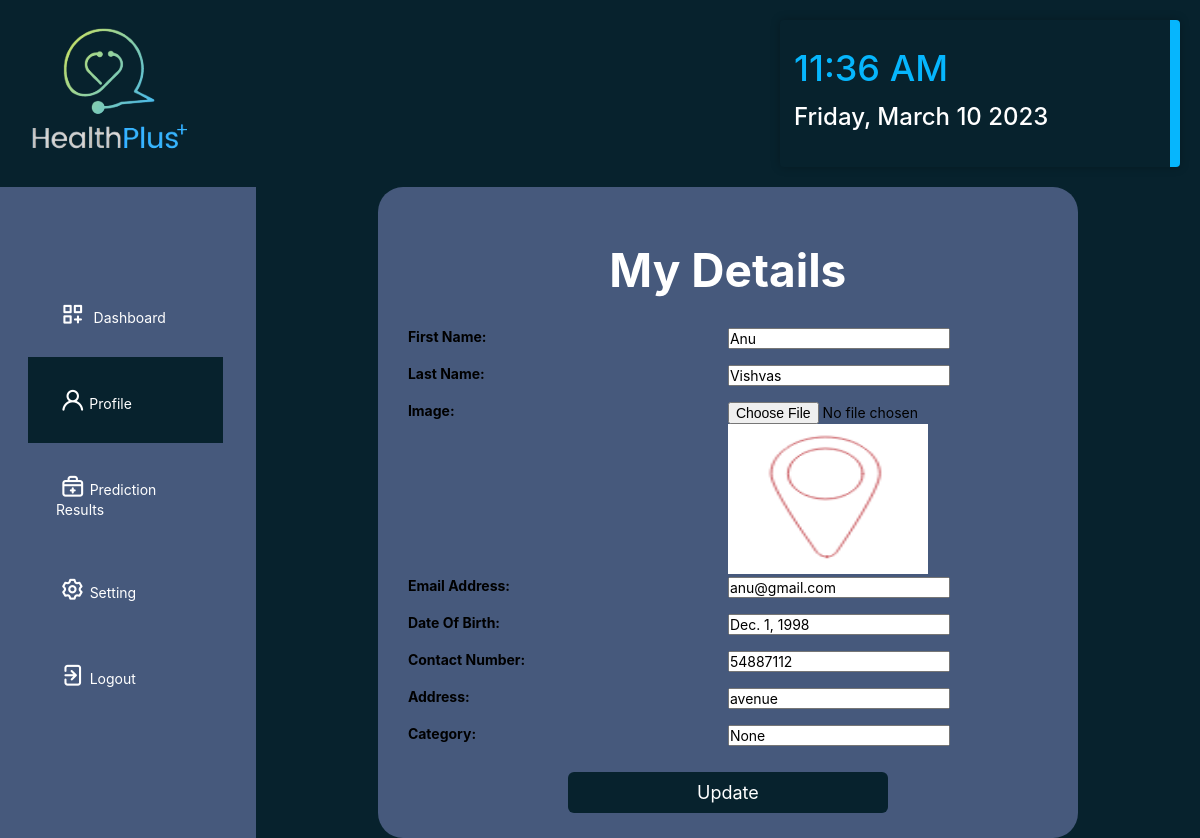
/doctor_edit_profile (signed in), run on an earlier commit of the app's database.
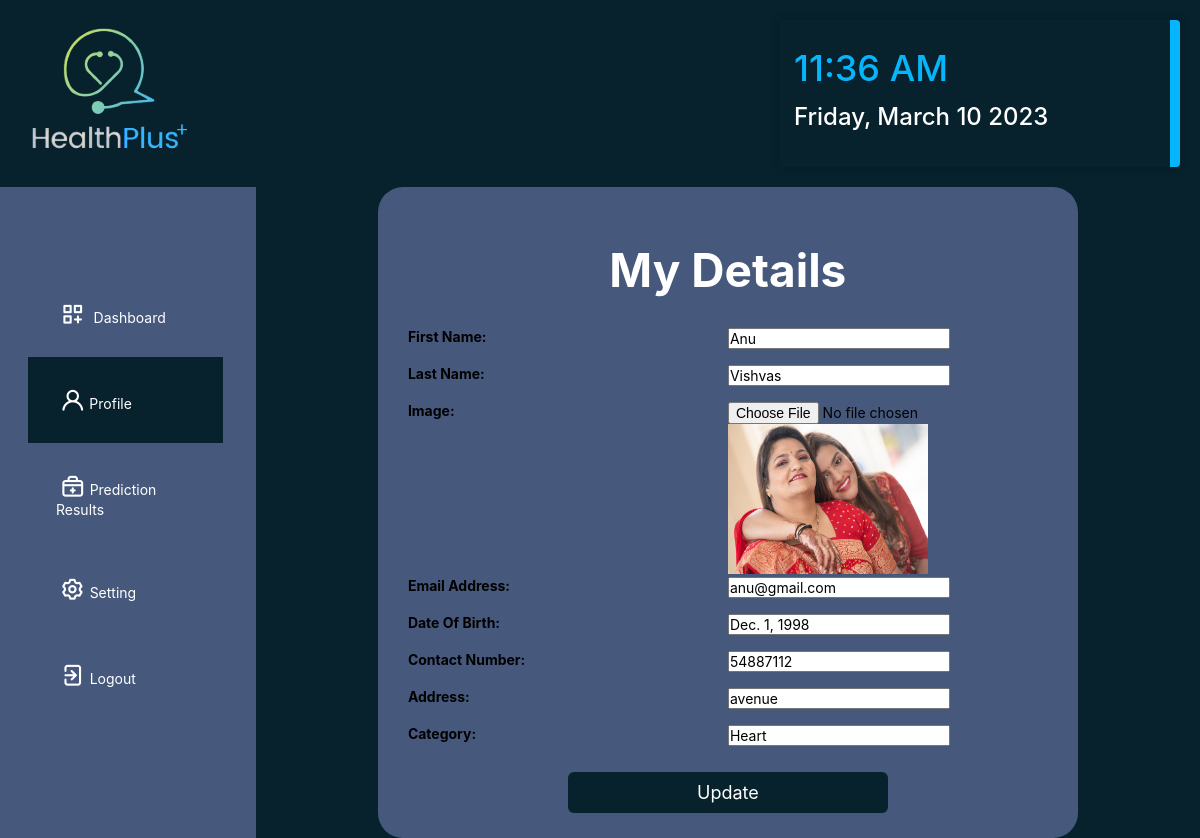
And on a later commit of the database.
### healthApp/models.py (models this page shows, shortened)
class Doctor(models.Model):
    status = models.IntegerField(DOCTOR_STATUS, null=True)
    user = models.OneToOneField(User, on_delete=models.CASCADE, null=True)
    contact = models.CharField(max_length=100, null=True)
    address = models.CharField(max_length=100, null=True)
    category = models.CharField(max_length=100, null=True)
    dob = models.DateField(null=True)
    image = models.ImageField(upload_to='media/', null=True, blank=True)

### healthApp/views.py (the view, shortened to what this page needs)
# urls.py: path('doctor_edit_profile', views.DoctorEditProfilePage,
@login_required(login_url="login")
def DoctorEditProfilePage(request):
    message = ""
    user = User.objects.get(id=request.user.id)
    sign = Doctor.objects.get(user=user)
    d = {'message': message, 'userr': sign}
    return render(request, 'Doctor_EditProfile.html', d)

### templates/Doctor_EditProfile.html (shortened to what the changed rows need)
<!DOCTYPE html>
<html lang="en">
    {% load static %}
    <head>
        <link rel="stylesheet" href="{% static 'css/styles.css' %}" type="text/css" media="all">
        <link rel="stylesheet" href="https://unicons.iconscout.com/release/v4.0.0/css/line.css">
        <link rel="stylesheet" href="https://cdnjs.cloudflare.com/ajax/libs/font-awesome/6.0.0-beta3/css/all.min.css"
 />
    </head>
    <body>
        <div class="wrapper">
            <div class="profileContainer">
                <h1>
                    My Details
                </h1>
                <form action="" method="post" enctype="multipart/form-data">
                    <div class="card-profile">
                        <div class="col-md-9 text-secondary">
                            <input type="text" value="{{userr.user.first_name}}" name="firstName">
                        </div>
                    </div>
                    <div class="card-profile">
                        <div class="col-md-9 text-secondary">
                            <input type="text" value="{{userr.user.last_name}}" name="lastName">
                        </div>
                    </div>
                    <div class="card-profile">
                        <div class="col-md-9 text-secondary">
                            <input type="file" placeholder="Upload your photo" name="image">
                            <img src="{{userr.image.url}}" width="200" height="150">
                        </div>
                    </div>
                    <div class="card-profile">
                        <div class="col-md-9 text-secondary">
                            <input type="text" placeholder="MM/DD/YYYY" value="{{userr.user.email}}" name="email">
                        </div>
                    </div>
                    <div class="card-profile">
                        <div class="col-md-9 text-secondary">
                            <input type="text" value="{{userr.dob}}" name="dob" readonly="readonly">
                        </div>
                    </div>
                    <div class="card-profile">
                        <div class="col-md-9 text-secondary">
                            <input type="text" value="{{userr.contact}}" name="contact">
                        </div>
                    </div>
                    <div class="card-profile">
                        <div class="col-md-9 text-secondary">
                            <input type="text" value="{{userr.address}}" name="address">
                        </div>
                    </div>
                    <div class="card-profile">
                        <div class="col-md-9 text-secondary">
                            <input type="text" value="{{userr.category}}" name="type">
                        </div>
                    </div>
                </form>
            </div>
        </div>
    </body>
</html>

What changed in the data, as far as the page shows it:
changed Doctor "avenue": image: a different picture; type "None" → "Heart"
